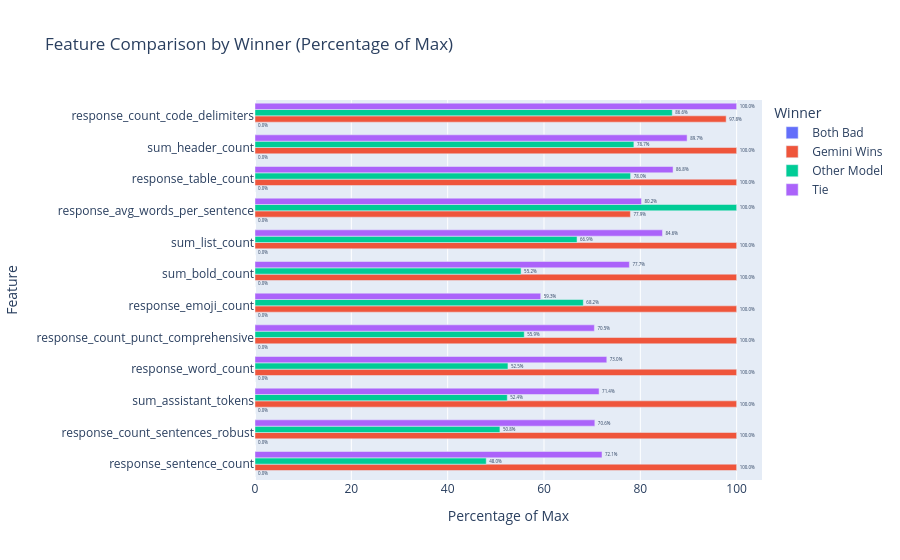

Source (notebook cell):
### Markdown cell above
<div id="Plot-14-Feature-Comparison-by-Winner">
<h2>Plot-14: Feature Comparison by Winner (Percentage of Max)</h2>
<p> In this step, we normalize each feature per winner relative to the maximum value across all winners to express it as a percentage: $$ \text{Percent} = \frac{\text{Feature Value for Winner}}{\max(\text{Feature Value for All Winners})} \times 100 $$ - We combine feature pairs (A/B) into single columns depending on the winner. - Mean values of each feature are calculated per winner. - Each feature value is converted to a percentage of the maximum value for that feature. - Finally, grouped bar plots are generated showing the normalized feature comparison across winners with percentages displayed on the bars. </p> </div>

### Code cell
# Make a copy
df_plot = df_final.copy()

# Winner mapping
winner_map = cfg['winner_map']
df_plot['winner_name'] = df_plot['winner_mapped'].map(winner_map)

# Combine features a/b into single columns
features_pairs = cfg['feature_pairs']

for col_a, col_b, col_comb in features_pairs:
    df_plot[col_comb] = df_plot.apply(
        lambda row: row[col_a] if row['a']==1 and row['b']==0
                    else row[col_b] if row['b']==1 and row['a']==0
                    else (row[col_a]+row[col_b])/2 if row['a']==1 and row['b']==1
                    else 0,
        axis=1
    )

# List of combined features
features = [col_comb for _, _, col_comb in features_pairs]

# Calculate mean for each winner and feature
mean_features = df_plot.groupby('winner_name')[features].mean().reset_index()

# Convert to long format for plotting
mean_features_long = mean_features.melt(
    id_vars='winner_name', 
    value_vars=features, 
    var_name='Feature', 
    value_name='Mean Value'
)

# Convert each feature to percentage of max
mean_features_long['Percent'] = mean_features_long.groupby('Feature')['Mean Value']\
    .transform(lambda x: x / x.max() * 100)

# Plot grouped bar chart
fig = px.bar(
    mean_features_long, 
    x='Percent', 
    y='Feature', 
    color='winner_name', 
    barmode='group', 
    text='Percent',
    labels={'Percent': 'Percentage of Max', 'Feature': 'Feature', 'winner_name': 'Winner'},
    title='Feature Comparison by Winner (Percentage of Max)'
)

fig.update_traces(texttemplate='%{text:.1f}%', textposition='outside')
fig.update_layout(yaxis={'categoryorder':'total ascending'})
fig.show()

### Figure 1 — Plotly figure (JSON) as saved in the notebook; plotly's stock layout.template omitted (floating-point values rounded to 4 significant figures)
{"data": [{"alignmentgroup": "True", "hovertemplate": "Winner=Both Bad<br>Percentage of Max=%{text}<br>Feature=%{y}<extra></extra>", "legendgroup": "Both Bad", "marker": {"color": "#636efa", "pattern": {"shape": ""}}, "name": "Both Bad", "offsetgroup": "Both Bad", "orientation": "h", "showlegend": true, "text": [0.0, 0.0, 0.0, 0.0, 0.0, 0.0, 0.0, 0.0, 0.0, 0.0, 0.0, 0.0], "textposition": "outside", "texttemplate": "%{text:.1f}%", "type": "bar", "x": [0.0, 0.0, 0.0, 0.0, 0.0, 0.0, 0.0, 0.0, 0.0, 0.0, 0.0, 0.0], "xaxis": "x", "y": ["sum_assistant_tokens", "sum_header_count", "sum_list_count", "sum_bold_count", "response_emoji_count", "response_table_count", "response_word_count", "response_sentence_count", "response_avg_words_per_sentence", "response_count_code_delimiters", "response_count_punct_comprehensive", "response_count_sentences_robust"], "yaxis": "y"}, {"alignmentgroup": "True", "hovertemplate": "Winner=Gemini Wins<br>Percentage of Max=%{text}<br>Feature=%{y}<extra></extra>", "legendgroup": "Gemini Wins", "marker": {"color": "#EF553B", "pattern": {"shape": ""}}, "name": "Gemini Wins", "offsetgroup": "Gemini Wins", "orientation": "h", "showlegend": true, "text": [100.0, 100.0, 100.0, 100.0, 100.0, 100.0, 100.0, 100.0, 77.94, 97.82, 100.0, 100.0], "textposition": "outside", "texttemplate": "%{text:.1f}%", "type": "bar", "x": [100.0, 100.0, 100.0, 100.0, 100.0, 100.0, 100.0, 100.0, 77.94, 97.82, 100.0, 100.0], "xaxis": "x", "y": ["sum_assistant_tokens", "sum_header_count", "sum_list_count", "sum_bold_count", "response_emoji_count", "response_table_count", "response_word_count", "response_sentence_count", "response_avg_words_per_sentence", "response_count_code_delimiters", "response_count_punct_comprehensive", "response_count_sentences_robust"], "yaxis": "y"}, {"alignmentgroup": "True", "hovertemplate": "Winner=Other Model<br>Percentage of Max=%{text}<br>Feature=%{y}<extra></extra>", "legendgroup": "Other Model", "marker": {"color": "#00cc96", "pattern": {"shape": ""}}, "name": "Other Model", "offsetgroup": "Other Model", "orientation": "h", "showlegend": true, "text": [52.38, 78.66, 66.86, 55.24, 68.17, 77.98, 52.52, 48.01, 100.0, 86.63, 55.9, 50.85], "textposition": "outside", "texttemplate": "%{text:.1f}%", "type": "bar", "x": [52.38, 78.66, 66.86, 55.24, 68.17, 77.98, 52.52, 48.01, 100.0, 86.63, 55.9, 50.85], "xaxis": "x", "y": ["sum_assistant_tokens", "sum_header_count", "sum_list_count", "sum_bold_count", "response_emoji_count", "response_table_count", "response_word_count", "response_sentence_count", "response_avg_words_per_sentence", "response_count_code_delimiters", "response_count_punct_comprehensive", "response_count_sentences_robust"], "yaxis": "y"}, {"alignmentgroup": "True", "hovertemplate": "Winner=Tie<br>Percentage of Max=%{text}<br>Feature=%{y}<extra></extra>", "legendgroup": "Tie", "marker": {"color": "#ab63fa", "pattern": {"shape": ""}}, "name": "Tie", "offsetgroup": "Tie", "orientation": "h", "showlegend": true, "text": [71.44, 89.71, 84.6, 77.73, 59.32, 86.8, 73.04, 72.05, 80.24, 100.0, 70.46, 70.56], "textposition": "outside", "texttemplate": "%{text:.1f}%", "type": "bar", "x": [71.44, 89.71, 84.6, 77.73, 59.32, 86.8, 73.04, 72.05, 80.24, 100.0, 70.46, 70.56], "xaxis": "x", "y": ["sum_assistant_tokens", "sum_header_count", "sum_list_count", "sum_bold_count", "response_emoji_count", "response_table_count", "response_word_count", "response_sentence_count", "response_avg_words_per_sentence", "response_count_code_delimiters", "response_count_punct_comprehensive", "response_count_sentences_robust"], "yaxis": "y"}], "layout": {"barmode": "group", "legend": {"title": {"text": "Winner"}, "tracegroupgap": 0}, "title": {"text": "Feature Comparison by Winner (Percentage of Max)"}, "xaxis": {"anchor": "y", "domain": [0, 1], "title": {"text": "Percentage of Max"}}, "yaxis": {"anchor": "x", "categoryorder": "total ascending", "domain": [0, 1], "title": {"text": "Feature"}}}}
